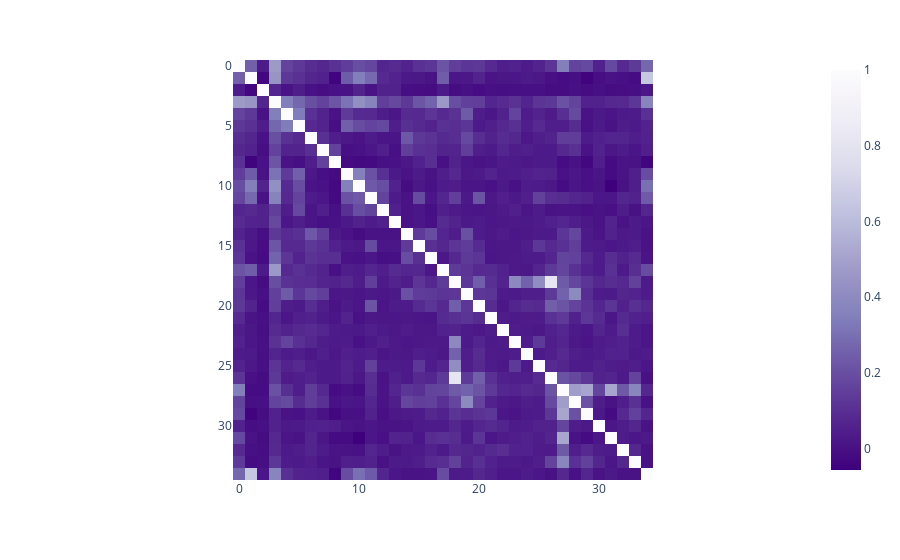

Notebook source saved alongside this figure:
### Markdown cell above
### 10. Use this notebook to complete `train.py`
Use the template file attached in the Resources folder to write a script that runs the steps above to create a database and export a model based on a new dataset specified by the user.

### Code cell


### Figure 1 — Plotly figure (JSON) as saved in the notebook; plotly's stock layout.template omitted (floating-point values rounded to 4 significant figures; data arrays with more than 128 entries replaced by an {"elided": "..."} marker saying what was removed)
{"data": [{"coloraxis": "coloraxis", "hovertemplate": "x: %{x}<br>y: %{y}<br>color: %{z}<extra></extra>", "name": "0", "type": "heatmap", "xaxis": "x", "yaxis": "y", "z": {"elided": "35x35 float values"}}], "layout": {"coloraxis": {"colorscale": [[0, "rgb(63,0,125)"], [0.125, "rgb(84,39,143)"], [0.25, "rgb(106,81,163)"], [0.375, "rgb(128,125,186)"], [0.5, "rgb(158,154,200)"], [0.625, "rgb(188,189,220)"], [0.75, "rgb(218,218,235)"], [0.875, "rgb(239,237,245)"], [1, "rgb(252,251,253)"]]}, "margin": {"t": 60}, "xaxis": {"anchor": "y", "constrain": "domain", "domain": [0, 1], "scaleanchor": "y"}, "yaxis": {"anchor": "x", "autorange": "reversed", "constrain": "domain", "domain": [0, 1]}}}
